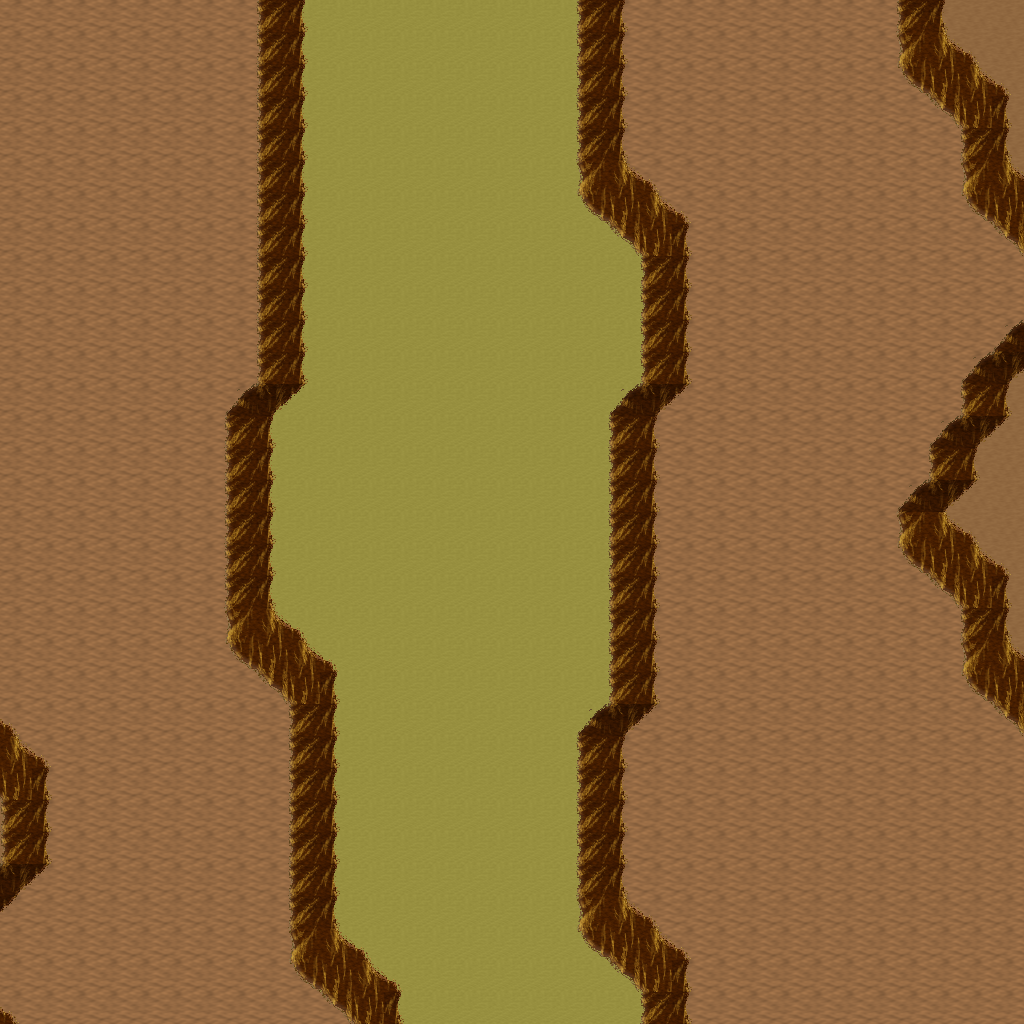

This game map was drawn from its Tiled (.tmx) file and the tilesets committed beside it. A one-line description and the trimmed map source follow:
An orthogonal 32x32 tile map with 32x32 px tiles, 5 tile layers (Ground, Objects, Objects2, Above, ...), 1 hidden layer not drawn, 8 tilesets.

<map version="1.10" tiledversion="1.11.0" orientation="orthogonal" renderorder="right-down" width="32" height="32" tilewidth="32" tileheight="32" infinite="0" nextlayerid="11" nextobjectid="1">
 <tileset firstgid="1" name="logic_collision" tilewidth="32" tileheight="32" tilecount="1" columns="1">
  <image source="../drawable/logic_collision.png" width="32" height="32" />
 </tileset>
 <tileset firstgid="2" name="ground_ground" tilewidth="32" tileheight="32" tilecount="33" columns="3">
  <image source="../drawable/ground_ground.png" width="96" height="352" />
 </tileset>
 <tileset firstgid="35" name="ground_ridge_earth_pale" tilewidth="32" tileheight="32" tilecount="96" columns="12">
  <image source="../drawable/ground_ridge_earth_pale.png" width="384" height="256" />
 </tileset>
 <tileset firstgid="131" name="ground_ridge_earth_dark" tilewidth="32" tileheight="32" tilecount="96" columns="12">
  <image source="../drawable/ground_ridge_earth_dark.png" width="384" height="256" />
 </tileset>
 <tileset firstgid="227" name="terrain_desert" tilewidth="32" tileheight="32" tilecount="88" columns="8">
  <image source="../drawable/terrain_desert.png" width="256" height="352" />
 </tileset>
 <tileset firstgid="315" name="plant_tree_tree_darkgreen" tilewidth="32" tileheight="32" tilecount="88" columns="8">
  <image source="../drawable/plant_tree_tree_darkgreen.png" width="256" height="352" />
 </tileset>
 <tileset firstgid="403" name="plant_cactus_2" tilewidth="32" tileheight="32" tilecount="10" columns="5">
  <image source="../drawable/plant_cactus_2.png" width="160" height="64" />
 </tileset>
 <tileset firstgid="413" name="ground_sand_2" tilewidth="32" tileheight="32" tilecount="15" columns="5">
  <image source="../drawable/ground_sand_2.png" width="160" height="96" />
 </tileset>
 <layer id="1" name="Ground" width="32" height="32">
  <data>[1024 cells, 1024 non-empty, 3 distinct tile ids]</data>
 </layer>
 <layer id="2" name="Objects" width="32" height="32">
  <data>[1024 cells, 209 non-empty, 11 distinct tile ids]</data>
 </layer>
 <layer id="3" name="Objects2" width="32" height="32">
  <data>[1024 cells, 0 non-empty, 0 distinct tile ids]</data>
 </layer>
 <layer id="4" name="Above" width="32" height="32">
  <data>[1024 cells, 0 non-empty, 0 distinct tile ids]</data>
 </layer>
 <layer id="5" name="Above2" width="32" height="32">
  <data>[1024 cells, 0 non-empty, 0 distinct tile ids]</data>
 </layer>
 <layer id="6" name="Walkable" width="32" height="32" visible="0">
  <data>[1024 cells, 101 non-empty, 1 distinct tile ids]</data>
 </layer>
 <objectgroup id="7" name="Mapevents" />
 <objectgroup id="8" name="Spawn" />
 <objectgroup id="9" name="Keys" />
 <objectgroup id="10" name="Replace" />
</map>
